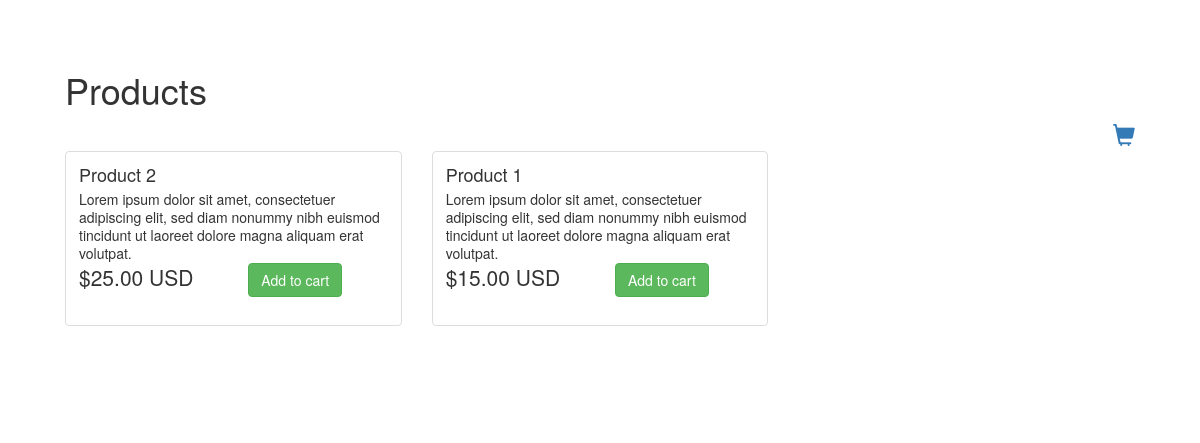
The page / on the database its author committed.
### tables this page shows
CREATE TABLE IF NOT EXISTS `products` (
  `id` int(11) NOT NULL,
  `name` varchar(200) NOT NULL,
  `description` text NOT NULL,
  `price` float(10,2) NOT NULL,
  `created` datetime NOT NULL,
  `modified` datetime NOT NULL,
  `status` enum('1','0') NOT NULL DEFAULT '1'
);

### index.php (the view, shortened to what this page needs)
<?php
include 'dbConfig.php';
?>
<!DOCTYPE html>
<html lang="en">
<head>
    <link rel="stylesheet" href="http://maxcdn.bootstrapcdn.com/bootstrap/3.3.7/css/bootstrap.min.css">
</head>
</head>
<body>
<div class="container">
    <h1>Products</h1>
    <a href="viewCart.php" class="cart-link" title="View Cart"><i class="glyphicon glyphicon-shopping-cart"></i></a>
    <div id="products" class="row list-group">
        <?php
        $query = $db->query("SELECT * FROM products ORDER BY id DESC LIMIT 10");
        if($query->num_rows > 0){
            while($row = $query->fetch_assoc()){
        ?>
        <div class="item col-lg-4">
            <div class="thumbnail">
                <div class="caption">
                    <h4 class="list-group-item-heading"><?php echo $row["name"]; ?></h4>
                    <p class="list-group-item-text"><?php echo $row["description"]; ?></p>
                    <div class="row">
                        <div class="col-md-6">
                            <p class="lead"><?php echo '$'.$row["price"].' USD'; ?></p>
                        </div>
                        <div class="col-md-6">
                            <a class="btn btn-success" href="cartAction.php?action=addToCart&id=<?php echo $row["id"]; ?>">Add to cart</a>
                        </div>
                    </div>
                </div>
            </div>
        </div>
        <?php } }else{ ?>
        <p>Product(s) not found.....</p>
        <?php } ?>
    </div>
</div>
</body>
</html>

### index.php (style rules this page uses)
.container { padding: 50px; }
.cart-link { width: 100%; text-align: right; display: block; font-size: 22px; }

### rows shown on the page
products: name "Product 2", description "Lorem ipsum dolor sit amet, consectetuer adipiscing elit, sed diam nonummy nibh euismod tincidunt ut laoreet dolore magna aliquam erat volutpat.", price "25.00"
products: name "Product 1", description "Lorem ipsum dolor sit amet, consectetuer adipiscing elit, sed diam nonummy nibh euismod tincidunt ut laoreet dolore magna aliquam erat volutpat.", price "15.00"
